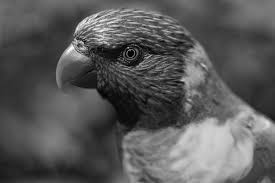
#> input picture grey_parrot.jpg, 275 x 183 px, found by its file name
$ python main.py
#> lines starting #> are read from the running program, lines starting #| are printed output that depends on the picture; after the words box and inside, x2 and y2 are one past the last pixel; in counts of white or black regions, pixels touching at a corner belong together
#> further down, gray is the input picture: shape (183, 275, 3); min 0, max 255, mean 89.2
import matplotlib.pyplot as plt
import numpy as np
import cv2


def extract_bit_plane(cd):
    c1 = np.mod(cd, 2)
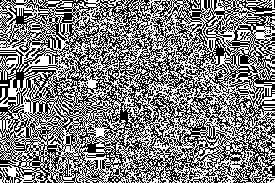
#> c1: shape (183, 275, 3); values 0 (black) and 1 (white), 50.1% white; black in thin lines or dots
    c2 = np.mod(np.floor(cd/2), 2)
#> c2: shape (183, 275, 3) float64; values 0 (black) and 1 (white), 49.7% white in thin lines or dots
    c3 = np.mod(np.floor(cd/4), 2)
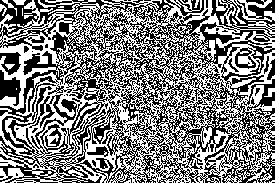
#> c3: shape (183, 275, 3) float64; values 0 (black) and 1 (white), 49.8% white in thin lines or dots
    c4 = np.mod(np.floor(cd/8), 2)
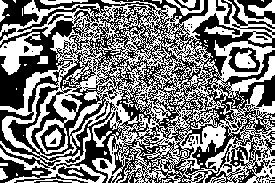
#> c4: shape (183, 275, 3) float64; values 0 (black) and 1 (white), 48.6% white; 123 white regions (104 under 20 px), largest, box (x1, y1, x2, y2) and area: (0, 0, 275, 183) 21605, (0, 32, 43, 75) 851, (235, 50, 256, 69) 263
    c5 = np.mod(np.floor(cd/16), 2)
#> c5: shape (183, 275, 3) float64; values 0 (black) and 1 (white), 50.4% white; 119 black regions (106 under 20 px), largest, box (x1, y1, x2, y2) and area: (0, 0, 275, 183) 21180, (0, 148, 106, 183) 1484, (0, 0, 39, 32) 732
    c6 = np.mod(np.floor(cd/32), 2)
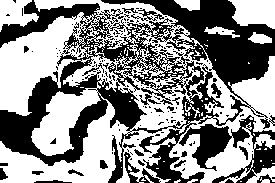
#> c6: shape (183, 275, 3) float64; values 0 (black) and 1 (white), 54.3% white; 159 black regions (131 under 20 px), largest, box (x1, y1, x2, y2) and area: (0, 0, 275, 183) 18781, (179, 115, 275, 183) 2344, (124, 152, 161, 183) 304
    c7 = np.mod(np.floor(cd/64), 2)
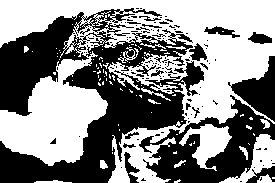
#> c7: shape (183, 275, 3) float64; values 0 (black) and 1 (white), 53.2% white; 131 black regions (110 under 20 px), largest, box (x1, y1, x2, y2) and area: (0, 8, 204, 183) 15639, (139, 95, 275, 183) 4836, (228, 56, 275, 122) 1363
    c8 = np.mod(np.floor(cd/128), 2)
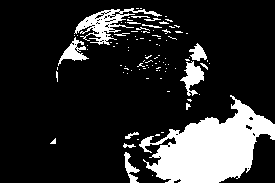
#> c8: shape (183, 275, 3) float64; values 0 (black) and 1 (white), 17.5% white; 101 white regions (84 under 20 px), largest, box (x1, y1, x2, y2) and area: (139, 95, 275, 183) 6127, (74, 8, 162, 45) 961, (180, 61, 204, 96) 398

    # combining image again to form equivalent to original grayscale image
    cc = 2 * (2 * (2 * c8 + c7) + c6) # reconstructing image  with 3 most significant bit planes
    to_plot = [cd, c1, c2, c3, c4, c5, c6, c7, c8, cc]
    fig, axes = plt.subplots(nrows=2, ncols=5,figsize=(10, 8), subplot_kw={'xticks': [], 'yticks': []})
    fig.subplots_adjust(hspace=0.05, wspace=0.05)
    for ax, i in zip(axes.flat, to_plot):
        ax.imshow(i, cmap='gray')
#> this loop made 10 passes
    plt.tight_layout()
    plt.show()
    return cc
gray = cv2.imread(r"C:\Users\micha\OneDrive\Documents\2017codes\CV\grey_parrot.jpg")
reconstructed_image = extract_bit_plane(gray)

# Create a blank 256x256 image (all zeros = black)
con_img = np.zeros([256, 256])

# Outer rectangle border (thickness: 32 pixels)
con_img[0:32, :] = 40       # Top border
con_img[:, :32] = 40        # Left border
con_img[:, 224:256] = 40    # Right border
con_img[224:, :] = 40       # Bottom border

# Second rectangle border
con_img[32:64, 32:224] = 80     # Top
con_img[64:224, 32:64] = 80     # Left
con_img[64:224, 192:224] = 80   # Right
con_img[192:224, 32:224] = 80   # Bottom

# Third rectangle border
con_img[64:96, 64:192] = 160    # Top
con_img[96:192, 64:96] = 160    # Left
con_img[96:192, 160:192] = 160  # Right
con_img[160:192, 64:192] = 160  # Bottom

# Innermost square
con_img[96:160, 96:160] = 220

# Display the image using matplotlib
plt.imshow(con_img, cmap='gray')  # Use grayscale colormap
plt.title("Concentric Rectangles")
plt.axis('off')  # Hide axes
plt.show()
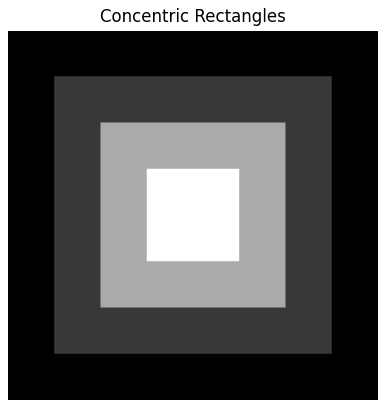
#> figure drawn by matplotlib, 1 panel
